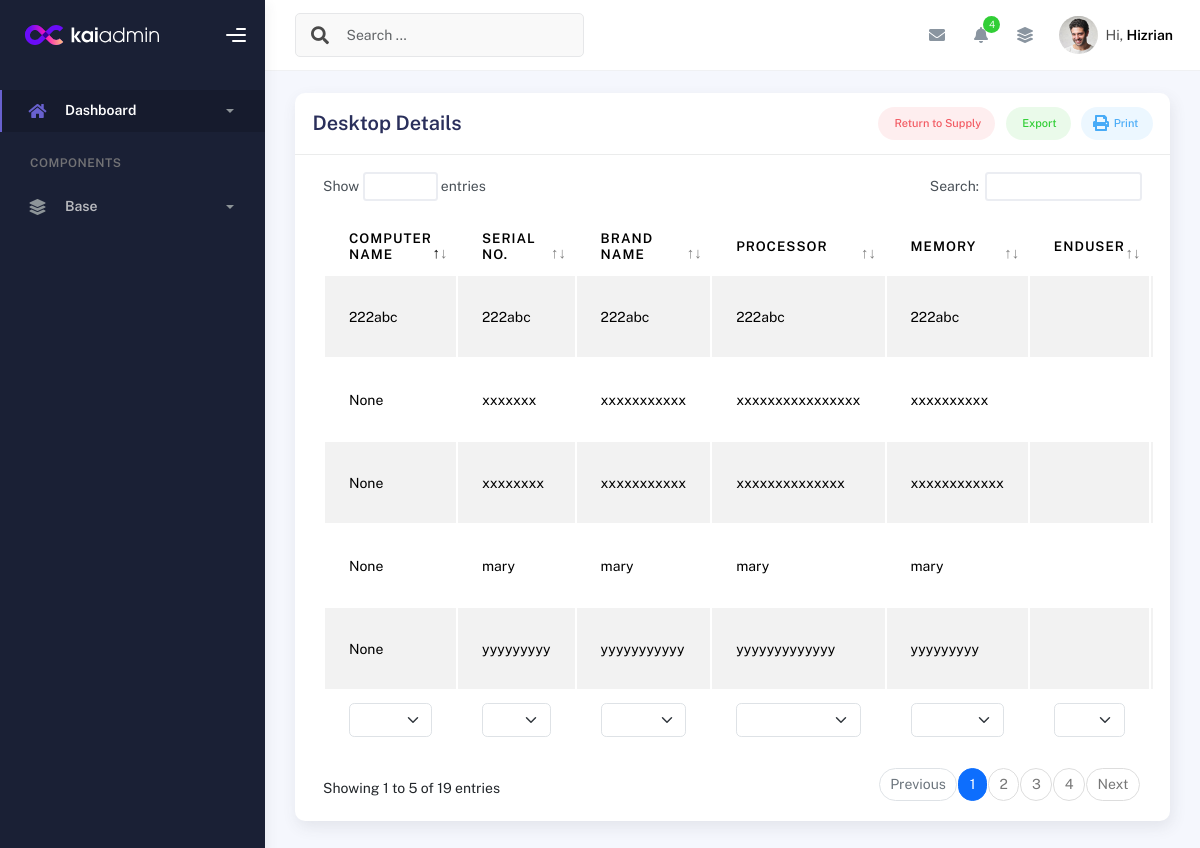
Page /desktop_details/ on the committed database.
### inventory/models.py (models this page shows, shortened)
class DesktopDetails(models.Model):
    id = models.IntegerField(primary_key=True)  # Allow manual assignment
    desktop_package = models.ForeignKey(Desktop_Package, related_name='desktop_details', on_delete=models.CASCADE)
    serial_no = models.CharField(max_length=255)
    computer_name = models.CharField(max_length=255, unique=True, null=True)
    brand_name = models.CharField(max_length=255)
    model = models.CharField(max_length=255, null=True)
    processor = models.CharField(max_length=33, null=True)
    memory = models.CharField(max_length=100, null=True)
    drive = models.CharField(max_length=332, null=True)
    asset_owner = models.CharField(max_length=255, null=True)
    desktop_Graphics = models.CharField(max_length=100, blank=True, null=True)
    desktop_Graphics_Size = models.CharField(max_length=100, blank=True, null=True)
    desktop_OS = models.CharField(max_length=100, blank=True, null=True)
    desktop_Office = models.CharField(max_length=100, blank=True, null=True)
    desktop_OS_keys = models.CharField(max_length=100, blank=True, null=True)
    desktop_Office_keys = models.CharField(max_length=100, blank=True, null=True)
    is_disposed = models.BooleanField(default=False)  # To indicate if the Desktop is disposed
    created_at = models.DateTimeField(default=timezone.now)  # Date when the desktop was added

### inventory/views.py (the view)
# urls.py: path('desktop_details/', views.desktop_package_base, name='desktop_details'),  # URL pattern for desktop details
def desktop_package_base(request):
    desktop_details = DesktopDetails.objects.all()
    desktops_with_items = []
    for desktop in desktop_details:
        keyboards = KeyboardDetails.objects.filter(desktop_package=desktop.desktop_package, is_disposed=False)
        user = UserDetails.objects.filter(desktop_package_db=desktop.desktop_package)
        desktops_with_items.append({
            'desktop': desktop,
            'keyboards': keyboards,  # This can have multiple entries per desktop
            'user': user
        })
    return render(request, 'desktop_details.html', {
        'desktops_with_items': desktops_with_items,
    })

### inventory/models.py (called while the page is built)
    def __str__(self):
        return f"{self.employee_fname} {self.employee_lname} - {self.employee_office}"

### templates/desktop_details.html (shortened to what this page needs)
{% extends 'base.html' %}
{% block content %}
<div class="container">
  <div class="page-inner">
    <div class="row">
      <div class="col-md-12">
        <div class="card">
          <div class="card-header">
            <div class="card-head-row">
              <h4 class="card-title">Desktop Details</h4>
              <div class="card-tools">
                <a href="#" class="btn btn-label-danger btn-round btn-sm me-2">
                  Return to Supply
                </a>
                <a href="#" class="btn btn-label-success btn-round btn-sm me-2">
                  Export
                </a>
                <a href="#" class="btn btn-label-info btn-round btn-sm">
                  Print
                </a>
              </div>
            </div>
          </div>
          <div class="card-body">
            <div class="table-responsive">
              <table id="multi-filter-select" class="display table table-striped table-hover">
                <thead>
                  <tr>
                    <th>Computer Name</th>
                    <th>Serial No.</th>
                    <th>Brand Name</th>
                    <th>Processor</th>
                    <th>Memory</th>
                    <th>Enduser</th>
                  </tr>
                </thead>
                <tfoot>
                  <tr>
                    <th>Computer Name</th>
                    <th>Serial No.</th>
                    <th>Model</th>
                    <th>Processor</th>
                    <th>Memory</th>
                    <th>Enduser</th>
                  </tr>
                </tfoot>
                <tbody>
                  <tr>{% for item in desktops_with_items %}
                    <td>{{ item.desktop.computer_name }}</td>
                    <td>{{ item.desktop.serial_no }}</td>
                    <td>{{ item.desktop.brand_name }}</td>
                    <td>{{ item.desktop.processor }}</td>
                    <td>{{ item.desktop.memory }}</td>
                    <td>
                  </td>
                  </tr>
                  {% endfor %}
                </tbody>
              </table>
            </div>
          </div>
        </div>
      </div>
    </div>
  </div>
</div>
{% endblock %}

### rows in the picture
DesktopDetails: desktop.computer_name "222abc", desktop.serial_no "222abc", desktop.brand_name "222abc", desktop.processor "222abc", desktop.memory "222abc"
DesktopDetails: desktop.computer_name "None", desktop.serial_no "xxxxxxx", desktop.brand_name "xxxxxxxxxxx", desktop.processor "xxxxxxxxxxxxxxxx", desktop.memory "xxxxxxxxxx"
DesktopDetails: desktop.computer_name "None", desktop.serial_no "xxxxxxxx", desktop.brand_name "xxxxxxxxxxx", desktop.processor "xxxxxxxxxxxxxx", desktop.memory "xxxxxxxxxxxx"
DesktopDetails: desktop.computer_name "None", desktop.serial_no "mary", desktop.brand_name "mary", desktop.processor "mary", desktop.memory "mary"
DesktopDetails: desktop.computer_name "None", desktop.serial_no "yyyyyyyyy", desktop.brand_name "yyyyyyyyyyy", desktop.processor "yyyyyyyyyyyyy", desktop.memory "yyyyyyyyy"
